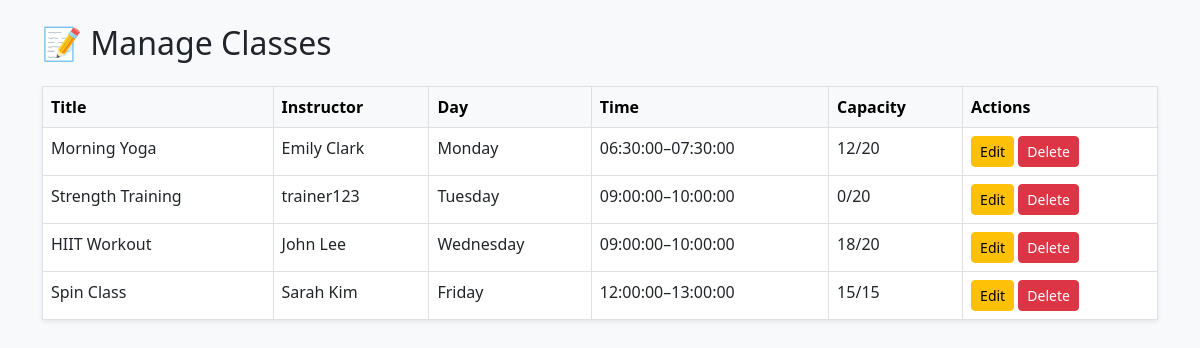
Screenshot of /manage_classes.php (signed in) with the database file from the repository.
### tables this page shows
CREATE TABLE classes (
    class_id INT AUTO_INCREMENT PRIMARY KEY,
    title VARCHAR(100) NOT NULL,
    instructor VARCHAR(100) NOT NULL,
    day_of_week ENUM('Monday', 'Tuesday', 'Wednesday', 'Thursday', 'Friday', 'Saturday', 'Sunday') NOT NULL,
    start_time TIME NOT NULL,
    end_time TIME NOT NULL,
    capacity INT NOT NULL,
    enrolled INT DEFAULT 0
);

### manage_classes.php (the view, shortened to what this page needs)
<?php
include('includes/db_config.php');
$classes = mysqli_query($conn, "SELECT * FROM classes ORDER BY day_of_week, start_time");
?>
<!DOCTYPE html>
<html lang="en">
<head>
  <link rel="stylesheet" href="https://cdn.jsdelivr.net/npm/bootstrap@5.3.0/dist/css/bootstrap.min.css">
</head>
<body class="p-4 bg-light">
<div class="container">
  <h2 class="mb-4">📝 Manage Classes</h2>
  <table class="table table-bordered bg-white shadow-sm">
    <thead class="table-light">
      <tr>
        <th>Title</th>
        <th>Instructor</th>
        <th>Day</th>
        <th>Time</th>
        <th>Capacity</th>
        <th>Actions</th>
      </tr>
    </thead>
    <tbody>
      <?php while ($c = mysqli_fetch_assoc($classes)): ?>
        <tr>
          <td><?= htmlspecialchars($c['title']) ?></td>
          <td><?= htmlspecialchars($c['instructor']) ?></td>
          <td><?= $c['day_of_week'] ?></td>
          <td><?= $c['start_time'] ?>–<?= $c['end_time'] ?></td>
          <td><?= $c['enrolled'] ?>/<?= $c['capacity'] ?></td>
          <td>
            <a href="edit_class.php?id=<?= $c['class_id'] ?>" class="btn btn-sm btn-warning">Edit</a>
            <a href="delete_class.php?id=<?= $c['class_id'] ?>" class="btn btn-sm btn-danger" onclick="return confirm('Delete this class?')">Delete</a>
          </td>
        </tr>
      <?php endwhile; ?>
    </tbody>
  </table>
</div>
</body>
</html>

### rows the page displays
classes: title "Morning Yoga", instructor "Emily Clark", day_of_week "Monday", start_time "06:30:00", end_time "07:30:00", enrolled "12", capacity "20"
classes: title "Strength Training", instructor "trainer123", day_of_week "Tuesday", start_time "09:00:00", end_time "10:00:00", enrolled "0", capacity "20"
classes: title "HIIT Workout", instructor "John Lee", day_of_week "Wednesday", start_time "09:00:00", end_time "10:00:00", enrolled "18", capacity "20"
classes: title "Spin Class", instructor "Sarah Kim", day_of_week "Friday", start_time "12:00:00", end_time "13:00:00", enrolled "15", capacity "15"
